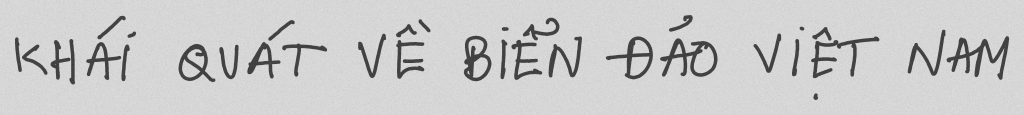
#> input picture Mobile/assets/samples/test.jpg, 2048 x 230 px (shown at 1/2 size)
$ python -i preprocessing.py   (imports and definitions only)
#> lines starting #> are read from the running program, lines starting #| are printed output that depends on the picture; after the words box and inside, x2 and y2 are one past the last pixel; in counts of white or black regions, pixels touching at a corner belong together
#> in process_image, img is the input picture: shape (230, 2048); min 47, max 234, mean 202.3
# Generated by tools/sync_model.py from the AI team pipeline.
import os
import warnings
import cv2
import numpy as np

class VietOCR_DIP_Pipeline:
    def __init__(self):
        # CLAHE chỉ dùng cho ảnh bị mất nét (tương phản cực thấp)
        self.clahe = cv2.createCLAHE(clipLimit=2.0, tileGridSize=(8, 8))

    def determine_skew(self, image):
        """Dùng thuật toán Projection Profile để tìm góc nghiêng"""
        # Angle estimation needs the page structure, not millions of pixels
        # rotated 60 times. Apply the chosen angle to the original image below.
        height, width = image.shape[:2]
#> height = 230; width = 2048
        scale = min(1.0, 600 / width, 400 / height)
#> scale = 0.293
        if scale < 1:
            image = cv2.resize(image, None, fx=scale, fy=scale, interpolation=cv2.INTER_AREA)
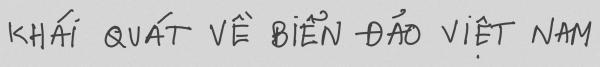
#> image: shape (67, 600); min 62, max 219, mean 202.2
        _, thresh = cv2.threshold(image, 0, 255, cv2.THRESH_BINARY_INV + cv2.THRESH_OTSU)
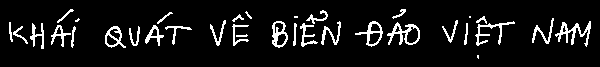
#> thresh: shape (67, 600); 8.3% white in thin lines or dots, all inside (x1, y1, x2, y2) = (9, 9, 591, 59)
        angles = np.arange(-15.0, 15.0, 0.5)
        scores = []
        for angle in angles:
            M = cv2.getRotationMatrix2D((thresh.shape[1]//2, thresh.shape[0]//2), angle, 1.0)
            rotated = cv2.warpAffine(thresh, M, (thresh.shape[1], thresh.shape[0]), flags=cv2.INTER_NEAREST)
            proj = np.sum(rotated, axis=1)
            score = np.sum((proj[1:] - proj[:-1]) ** 2)
            scores.append(score)
#> this loop made 60 passes
#> score on passes 1 to 12: 102804525, 148647150, 133041150, 144485550, 150272775, 193839525, 176152725, 198911475, 189287775, 193449375, 193644450, 217963800
#> pass 1, in determine_skew, `rotated = cv2.warpAffine(thresh, M, (thresh.shape[1], thresh.shape[0])..`:
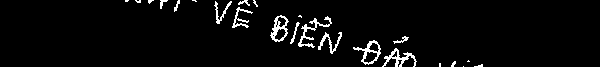
#> rotated: shape (67, 600); 3.9% white in thin lines or dots, all inside (x1, y1, x2, y2) = (125, 0, 483, 67)
#> pass 2, in determine_skew, `rotated = cv2.warpAffine(thresh, M, (thresh.shape[1], thresh.shape[0])..`:
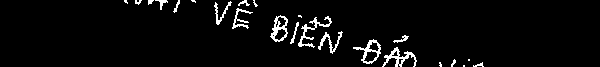
#> rotated: shape (67, 600); 4% white in thin lines or dots, all inside (x1, y1, x2, y2) = (124, 0, 484, 67)
#> pass 3, in determine_skew, `rotated = cv2.warpAffine(thresh, M, (thresh.shape[1], thresh.shape[0])..`:
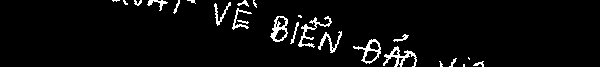
#> rotated: shape (67, 600); 4.2% white in thin lines or dots, all inside (x1, y1, x2, y2) = (112, 0, 484, 67)
#> after the loop, scores = 60 values, max 805399650 at index 29, min 94416300 at index 59, mean 260018718.8
        best = max(scores)
#> best = 805399650
        # Uniform/blank pages have tied scores; do not arbitrarily rotate -15°.
        return min((angle for angle, score in zip(angles, scores) if score == best), key=abs)

    def deskew(self, image):
        best_angle = self.determine_skew(image)
#> best_angle = -0.5
        if abs(best_angle) < 0.5:
            return image

        h_img, w_img = image.shape[:2]
#> h_img = 230; w_img = 2048
        center = (w_img // 2, h_img // 2)
#> center = (1024, 115)
        M = cv2.getRotationMatrix2D(center, best_angle, 1.0)
#> M = [[1, -0.00873, 1.04], [0.00873, 1, -8.93]]
        rotated = cv2.warpAffine(image, M, (w_img, h_img),
                                 flags=cv2.INTER_CUBIC, borderMode=cv2.BORDER_CONSTANT, borderValue=255)
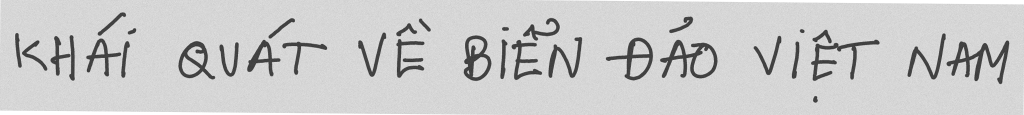
#> rotated: shape (230, 2048) (shown at 1/2 size); min 41, max 255, mean 203.1
        return rotated

    def process_image(self, img_input):
        """
        Xử lý tiền kỳ bảo tồn.
        Nhận đầu vào là đường dẫn ảnh (str) hoặc mảng Numpy (np.ndarray).
        """
        if isinstance(img_input, str):
            if not os.path.exists(img_input):
                warnings.warn(f"DIP Pipeline: File ảnh không tồn tại ở đường dẫn: {img_input}")
                return None
            img = cv2.imread(img_input, cv2.IMREAD_GRAYSCALE)
            if img is None:
                warnings.warn(f"DIP Pipeline: OpenCV không thể đọc được ảnh tại: {img_input}")
                return None
        elif isinstance(img_input, np.ndarray):
            if len(img_input.shape) == 3:
                img = cv2.cvtColor(img_input, cv2.COLOR_BGR2GRAY)
            else:
                img = img_input.copy()
        else:
            warnings.warn("DIP Pipeline: Định dạng ảnh đầu vào không hợp lệ. Hãy truyền Path (str) hoặc Numpy Array.")
            return None

        # 1. Deskew: Bắt buộc để VGG không bị trượt nét
        img = self.deskew(img)

        # 2. CLAHE có điều kiện: CHỈ cứu nét nếu ảnh thực sự quá mờ (Std < 30)
        if np.std(img) < 30:
            img = self.clahe.apply(img)

        return img


# [52 lines left out: function split_text_lines, not called in this run]

>>> result = VietOCR_DIP_Pipeline().process_image('../../../Mobile/assets/samples/test.jpg')
